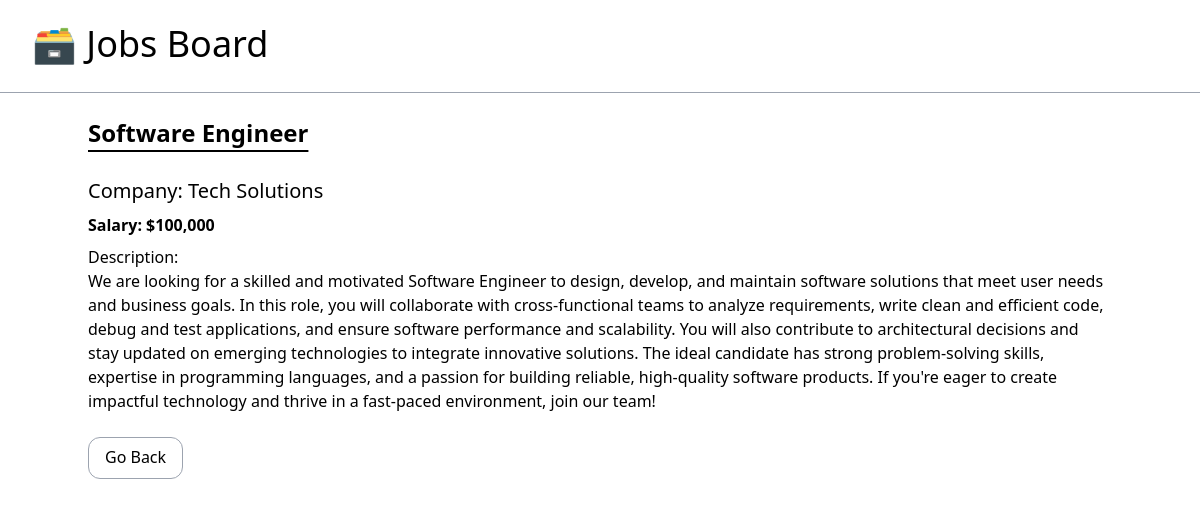
The app's page /jobs/2/ with its own data.
### S05_JobsBoardApp/models.py (models this page shows, shortened)
class JobPosting(models.Model):
    title = models.CharField(max_length=100)
    description = models.TextField()
    company = models.CharField(max_length=100)
    salary = models.IntegerField()
    is_active = models.BooleanField(default=False)

### S05_JobsBoardApp/views.py (the view)
def jobs_detail(request, job_id):
    job = get_object_or_404(JobPosting, id=job_id, is_active=True)
    return render(request=request, template_name="S05_JobsBoardApp/detail.html", context={"job": job})

### S05_JobsBoardApp/templates/S05_JobsBoardApp/detail.html
{% extends 'S05_JobsBoardApp/_base.html' %}
{% load humanize %}
{% block content %}
<div class="mt-6 mx-auto">
    <h2 class="text-2xl font-semibold underline underline-offset-8 pb-7">{{ job.title|title }}</h2>
    <p class="text-xl pb-2">Company: {{ job.company|title }}</p>
    <p class="font-semibold pb-2">Salary: ${{ job.salary|intcomma }}</p>
    <p class="pb-8">Description:<br>{{ job.description }}</p>
    <a class="border rounded-xl border-gray-400 pt-2 px-4 hover:bg-gray-200 pb-2.5" href="{% url 'jobs-home' %}">
        Go Back
    </a>
</div>
{% endblock content %}

### records on screen
JobPosting: title "Software Engineer", company "Tech Solutions", salary "100,000", description "We are looking for a skilled and motivated Software Engineer to design, develop, and maintain software solutions that meet user needs and business goals. In this role, you will collaborate with cross-functional teams to analyze requirements, write clean and efficient code, debug and test applications, and ensure software performance and scalability. You will also contribute to architectural decisions and stay updated on emerging technologies to integrate innovative solutions. The ideal candidate has strong problem-solving skills, expertise in programming languages, and a passion for building reliable, high-quality software products. If you're eager to create impactful technology and thrive…"
